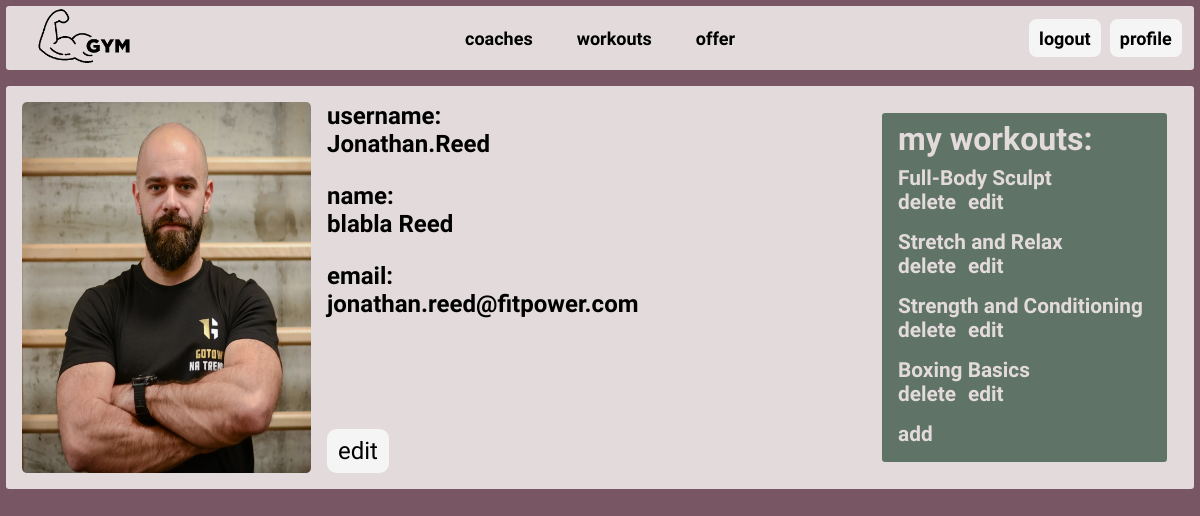
/users/my_profile/ (signed in), run on the app's committed database.
### users/models.py (models this page shows)
class User(AbstractUser):
    is_coach = models.BooleanField()
    profile_picture = models.ImageField(upload_to='profile_pictures/',
                                        default='profile_pictures/default.png')
    gender = models.CharField(
        choices=[('M', 'Male'),
                 ('F', 'Female')],
        max_length=1)

### workout/models.py (models this page shows)
class Workout(models.Model):
    name = models.CharField(max_length=100)
    coach = models.ForeignKey(User, on_delete=models.CASCADE, related_name='coach_workouts')
    client = models.ManyToManyField(User, related_name='client_workouts')
    description = models.TextField()
    target = models.CharField(max_length=50)
    start_time = models.TimeField(null=True)
    end_time = models.TimeField(null=True)
    max_participants = models.IntegerField()
    class Difficulty(models.TextChoices):
        BEGINNER = 'beginner', 'Beginner'
        INTERMEDIATE = 'intermediate', 'Intermediate'
        ADVANCED = 'advanced', 'Advanced'
    difficulty = models.CharField(
        max_length=20,
        choices=Difficulty.choices,
        null=True,
    )
    class Weekdays(models.TextChoices):
        MONDAY = 'monday', 'Monday'
        TUESDAY = 'tuesday', 'Tuesday'
        WEDNESDAY = 'wednesday', 'Wednesday'
        THURSDAY = 'thursday', 'Thursday'
        FRIDAY = 'friday', 'Friday'
        SATURDAY = 'saturday', 'Saturday'
        SUNDAY = 'sunday', 'Sunday'
    day = models.CharField(
        choices=Weekdays.choices,
        max_length=10,
        null=True,
    )
    class Status(models.TextChoices):
        ACTIVE = 'active', 'Active'
        INACTIVE = 'inactive', 'Inactive'
    status = models.CharField(
        choices=Status.choices,
        default=Status.ACTIVE,
        max_length=10,
    )

### users/views.py (the view)
# urls.py: path("my_profile/", views.current_profile, name="current_profile"),
@login_required
def current_profile(request):
    user = request.user
    context = {
        'user': user
    }
    if user.is_coach:
        workouts = Workout.objects.filter(coach=user).filter(status='active')
        context['workouts'] = workouts
        return render(request, 'users/coach_profile.html', context)
    else:
        workouts = Workout.objects.filter(client=user)
        context['workouts'] = workouts
        return render(request, 'users/user_profile.html', context)

### users/templates/users/coach_profile.html
{% extends 'core/index.html' %}
{% block content %}
<div id="profile-cont">
    {%include 'users/user_info.html'%}
    <div class="profile-info-cont" id="profile-info-cont-coach">
       <h2>my workouts:</h2>
        {% for workout in workouts %}
        <div class="workout-buttons">
            <a href="{% url 'workout:details_workout' workout.id%}" >{{workout.name}} <br></a>
            <a href="{% url 'workout:delete_workout'%}?workout_id={{workout.id}}">delete</a>
            <a href="{%url 'workout:edit_workout'%}?workout_id={{workout.id}}">edit</a>
        </div>
        {% endfor %}
        <a href="{% url 'workout:add_workout'%}">add</a>
    </div>
</div>
{% endblock %}

### users/templates/users/user_info.html
{% block user_info %}
<div id="user-info-cont">
    <img alt="profile_picture" src="{{ user.profile_picture.url }}" >
    <div id="user-info-par">
        <div>
            <h1>username: <br>{{ user.username }}</h1>
            <h1>name: <br>{{ user.first_name }} {{ user.last_name}}</h1>
            <h1>email: <br>{{ user.email }}</h1>
        </div>
        <a href="{% url 'users:edit' %}">edit</a>
    </div>
</div>
{%endblock%}

### core/static/styles.css (style rules this page uses)
body { font-family: "Raleway", serif; font-optical-sizing: auto; font-style: normal; background: #795663; display: flex; flex-direction: column; align-items: center; margin: 0.5vw 0.5vw; }
a { transition: background-color 0.3s ease, color 0.3s ease; }
a { text-decoration: none; color: black; }
#user-info-cont { display: flex; }
#user-info-cont h1 { font-weight: 600; margin: 0 0 1.5rem 0; font-size: 1.5rem; }
#user-info-cont img { margin-right: 1rem; width: 50%; border-radius: 1.5%; }
#user-info-par { display: flex; justify-content: space-between; flex-direction: column; width: 100%; align-items: flex-start; }
#user-info-par a { background: whitesmoke; border: 0.2rem solid whitesmoke; border-radius: 0.6rem; transition: background-color 0.3s ease, color 0.3s ease; padding: 0.3rem 0.5rem; font-size: 1.5rem; font-weight: 500; text-align: center; }
#profile-cont { padding: 1rem; display: grid; grid-template-columns: 1fr 1fr; }
.profile-info-cont { background-color: #5F7367; color: #E3DBDB; margin: 0.7rem; padding: 0.2rem 0.5rem 1rem 0.5rem; border-radius: 0.2rem; }
#profile-info-cont-coach { justify-self: end; padding-left: 1rem; padding-right: 1rem; }
.workout-buttons { margin-bottom: 1rem; }
.workout-buttons a { margin-right: 0.5rem; }
#profile-info-cont-coach h2 { margin-bottom: 0.5rem; }
.profile-info-cont h2 { margin: 0.2rem 0 0 0; font-size: 2rem; }
.profile-info-cont a { color: #E3DBDB; transition: color 0.3s ease; font-weight: 600; font-size: 1.3rem; }

### data on the page
User: profile_picture (picture), username "Jonathan.Reed", first_name "blabla", last_name "Reed", email "jonathan.reed@fitpower.com"
Workout: name "Full-Body Sculpt"
Workout: name "Stretch and Relax"
Workout: name "Strength and Conditioning"
Workout: name "Boxing Basics"
